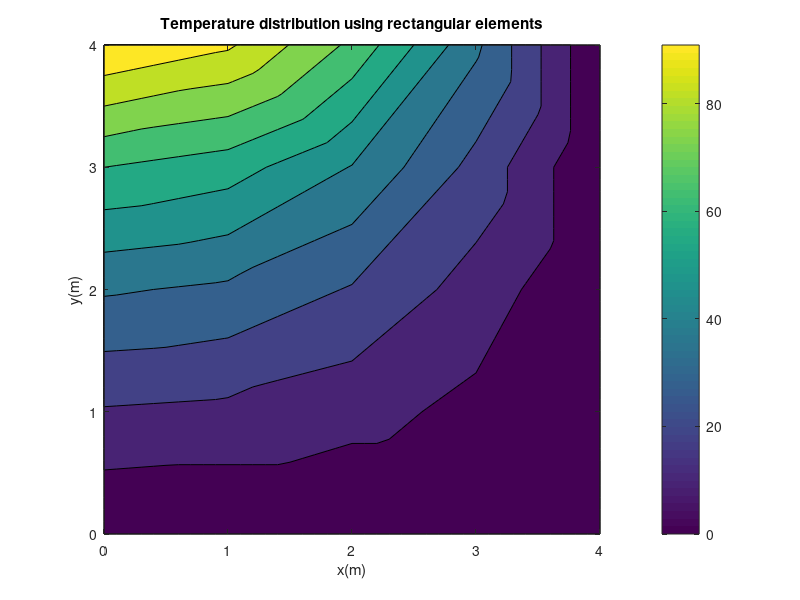

The MATLAB script that drew this image:
%
% Finite element solution for steady state heat conduction equation % 
% with structured rectangular element
%
clc;
clear all;
close all;
T0=100;
a=1;
conductivity=25;
nelem=16;
nnode=25;
globalK =zeros(nnode,nnode) ;

B=[1 2 7 6;
   2 3 8 7;
   3 4 9 8;
   4 5 10 9;
   6 7 12 11;
   7 8 13 12;
   8 9 14 13;
   9 10 15 14;
   11 12 17 16;
   12 13 18 17;
   13 14 19 18;
   14 15 20 19;
   16 17 22 21;
   17 18 23 22;
   18 19 24 23;
   19 20 25 24];


k=conductivity/6*[4 -1 -2 -1;
        -1 4 -1 -2;
        -2 -1 4 -1;
        -1 -2 -1 4];




%assemble global matrix
for i=1:nelem
    for irow=1:4
        for icol=1:4
            globalK(B(i,irow),B(i,icol))=  globalK(B(i,irow),B(i,icol))+ ...
                k(irow,icol);
        end;
    end;
end;

zeroNodeIndex=[1 2 3 4 5 10 15 20 25];
topBoundaryNodeIndex=[21 22 23 24];
topBoundaryNodeValues=[T0;T0*cos(pi/8);T0*cos(pi/4);T0*cos(3*pi/8)];
rhsVector=-1*sum(globalK(:,topBoundaryNodeIndex(1,:) )*topBoundaryNodeValues,2);

%remove rows and columns

deleteColumn=cat(2,zeroNodeIndex,topBoundaryNodeIndex);
globalK(:,deleteColumn(1,:) )=[]; % delete columns
globalK(deleteColumn(1, :), :)=[]; % delete rows
rhsVector(deleteColumn(1,:))=[];

feSol=globalK\rhsVector;

count=1;
for i=1:nnode
    zeroIndex=find(zeroNodeIndex==i);
    nonZeroIndex=find(topBoundaryNodeIndex==i);
    if zeroIndex>0
        solutionVector(i)=0.0;
    elseif nonZeroIndex>0
        solutionVector(i)=topBoundaryNodeValues(nonZeroIndex);
    else
        solutionVector(i)=feSol(count);
        count=count+1;
    end;
end

 x=[0 1 2 3 4 0 1 2 3 4 0 1 2 3 4 0 1 2 3 4 0 1 2 3 4];
 y=[0 0 0 0 0 1 1 1 1 1 2 2 2 2 2 3 3 3 3 3 4 4 4 4 4];
 [xp,yp]=meshgrid(0:a/10:4*a,0:a/10:4*a);
 T=griddata(x,y,solutionVector,xp,yp);
 contourf(xp,yp,T);
 title('Temperature distribution using rectangular elements');
 xlabel('x(m)');
 ylabel('y(m)');
 colorbar;



